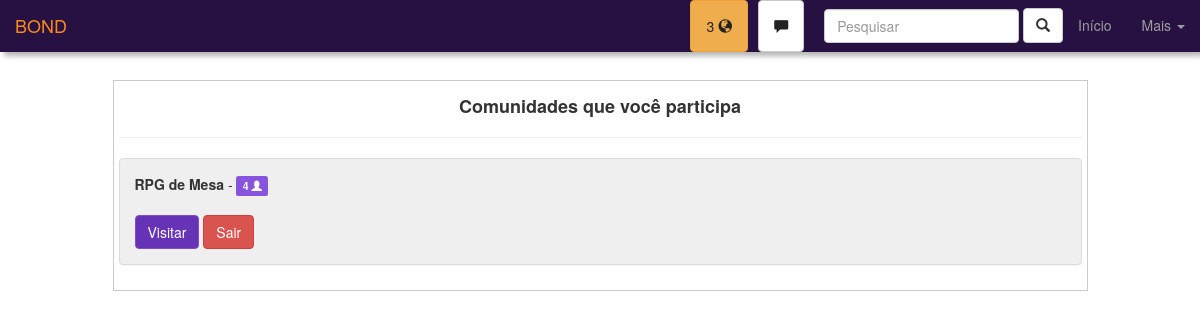
The page /see_all_communities.php (signed in) on the database as committed earlier.
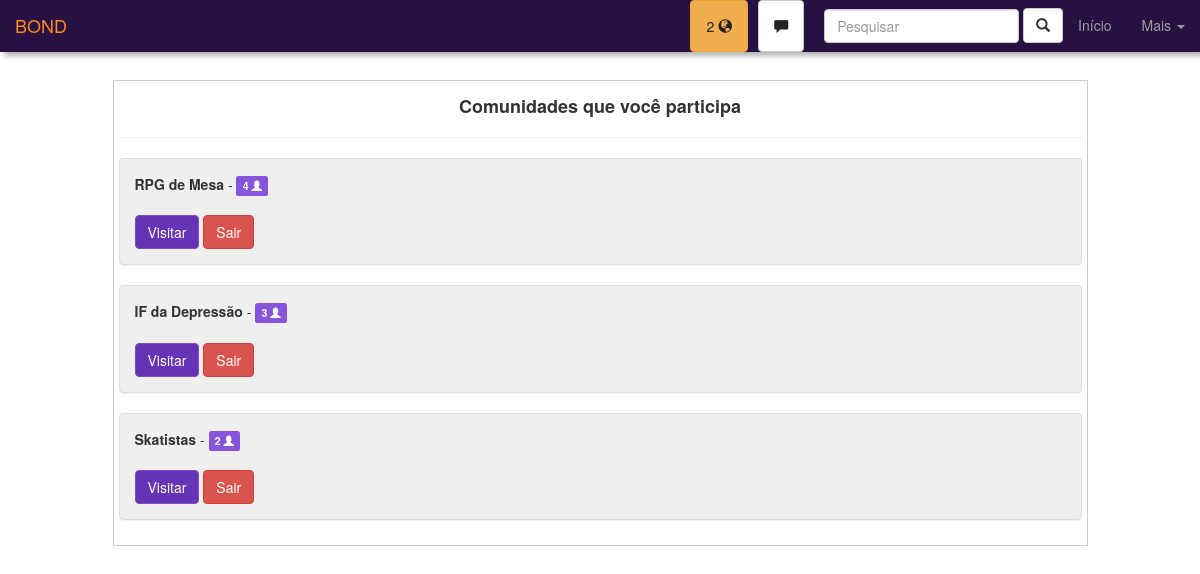
The same page on the database as committed later.
### tables this page shows
CREATE TABLE IF NOT EXISTS `communities` (
  `id_community` int(11) NOT NULL AUTO_INCREMENT,
  `community_name` varchar(100) NOT NULL,
  `r_date` datetime DEFAULT CURRENT_TIMESTAMP,
  `profile_pic` varchar(200) DEFAULT 'assets/img/default-community-icon.png',
  `community_description` varchar(500) DEFAULT NULL,
  `members` int(11) DEFAULT '0',
  PRIMARY KEY (`id_community`)
);

### see_all_communities.php (the view, shortened to what this page needs)
<?php
$id_user = $_SESSION["id_user"];
$conn = connect();
$sql = "SELECT sender FROM `messages` WHERE receiver = $id_user AND seen = 'n' group by sender";
if($q = mysqli_query($conn, $sql)){
    $messages_qnt = 0;
  }else{
    $messages_qnt = 0;
}
$conn = connect();
$sql = "SELECT COUNT(*) as qnt FROM notifications WHERE user = $id_user AND seen = 'n'";
if($q = mysqli_query($conn, $sql)){
  $notifications = mysqli_fetch_assoc($q)["qnt"];
}else{
  $notifications = 0;
}
?>
<!DOCTYPE html>
<html lang="PT-BR">
  <head>
    <link href="css/bootstrap.min.css" rel="stylesheet">
    <link rel="stylesheet" href="css/pattern.css">
  </head>
<body>
<nav class="navbar navbar-inverse navbar-fixed-top" id="navbar-menu">
  <div class="container-fluid">
    <div class="navbar-header">
      <a class="navbar-brand" href="#">BOND</a>
    </div>
    <div class="collapse navbar-collapse" id="bs-example-navbar-collapse-1">
      <ul class="nav navbar-nav navbar-right">
      <li>
      <?php
        if($notifications>0){
          echo '<a href="notifications.php" class="btn btn-warning notification-btn" id="dark-text-nav" style="margin:auto 5px">'.$notifications
          .' <span class="glyphicon glyphicon-globe"></span></a>';
        }else{
          echo '<a href="notifications.php" class="btn btn-default notification-btn" id="dark-text-nav" style="margin:auto 5px">
          <span class="glyphicon glyphicon-globe"></span></a>';
        }
        ?></li>
        <li>
        <?php
        if($messages_qnt>0){
          echo '<a href="chat.php" class="btn btn-warning chat-btn" id="dark-text-nav" style="margin:auto 5px">'.$messages_qnt
          .' <span class="glyphicon glyphicon-comment"></span></a>';
        }else{
          echo '<a href="chat.php" class="btn btn-default chat-btn" id="dark-text-nav"
           style="margin:auto 5px"><span class="glyphicon glyphicon-comment"></span></a>';
        }
        ?>
        </li>
        <li>
    <form class="navbar-form navbar-right" onsubmit="return false">
      <div class="form-group">
        <input type="text" id="nav-search-input" class="form-control" placeholder="Pesquisar" value="<?php if(isset($_GET["q"])){echo $_GET["q"];} ?>">
      </div>
      <a id="nav-search-submit" class="btn btn-default hidden-xs"><label class="glyphicon glyphicon-search"></label></a>
    </form>
      </li>
        <li><a href="home.php">Início</a></li>
        <li class="dropdown">
          <a href="#" class="dropdown-toggle" data-toggle="dropdown"
          role="button" aria-haspopup="true" aria-expanded="false">Mais <span class="caret"></span></a>
        </li>
      </ul>
    </div>
  </div>
</nav>
<div class="container" id="main-container">
<div class="row">
  <div class="col-lg-10 col-lg-offset-1 border-div">
    <h4 class="text-center"><strong>Comunidades que você participa</strong></h4><hr>
    <?php
      $conn = connect();
      $id_user = $_SESSION["id_user"];
      $sql = "SELECT * FROM is_part_of WHERE user = '$id_user'";
      $followed_communities = array();
      if($query = mysqli_query($conn, $sql)){
        while($row = mysqli_fetch_assoc($query)){
          $followed_communities[] = $row;
        }
        foreach($followed_communities as $followed_community){
          $sql = "SELECT * FROM communities WHERE id_community = ".$followed_community["community"];
          if($query = mysqli_query($conn, $sql)){
            while($community = mysqli_fetch_assoc($query)){
              echo "<div class='panel panel-default panel-gray'>
                <div class='panel-body'>";
              echo "<strong>".$community["community_name"]."</strong> - <label title='Membros' class='label label-default'>"
                .$community["members"]
                ." <label class='glyphicon glyphicon-user'></label></label> <br><br> ";
              echo '<a class="btn btn-primary" href="see_community.php?c='.$community["id_community"].'" role="button">Visitar</a> ';
              $id_community = $community["id_community"];
              $id_user = $_SESSION["id_user"];
              $sql = "SELECT * FROM is_part_of WHERE user = '$id_user' AND community = '$id_community'";
              if($query2 = mysqli_query($conn, $sql)){
                $ispartof = mysqli_fetch_assoc($query2);
                if(isset($ispartof["user"])){
                  echo '<a class="btn btn-danger" href="exit_community.php?c='.$community["id_community"].'" role="button">Sair</a>';
                  echo "</div></div>";
                }else{
                  echo '<a class="btn btn-success" href="join_community.php?c='.$community["id_community"].'" role="button">Entrar</a>';
                  echo "</div></div>";
                }
              }
            }
          }
        }
      }
    ?>
  </div>
</div>
</div>
</body>
</html>

Rows that differ between the two databases and show on the page:
now on this page (row edited): communities: community_name "IF da Depressão", members "3"
added communities: community_name "Skatistas", members "2"
Other text that changed with them:
$notifications: "3" → "2"
